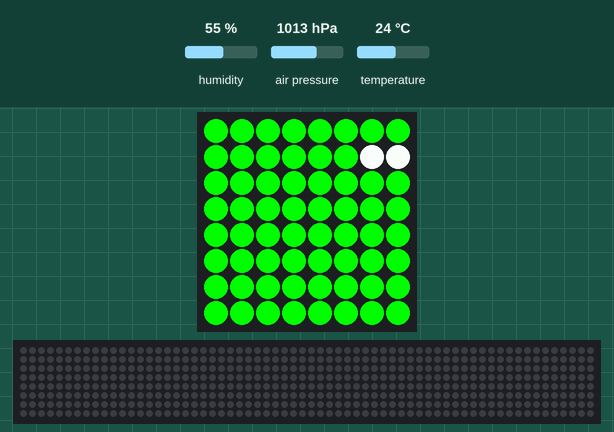
This program was run on a simulated Raspberry Pi (BCM pin numbers) with a Sense HAT. Shown: the Sense HAT's 8×8 RGB LED matrix, a strip that is not on the board, showing the scrolling text unrolled. The inputs (shaded band) are chosen by the test bench; at power-on: humidity 55 %, air pressure 1013 hPa, temperature 24 °C. The 64×8 strip is a reading aid, not a part: it shows the text the matrix is scrolling, unrolled, one strip-width of it at a time. At 13.0 s the program stops and its outputs stay as they are.

Above: at 0.13 s.
At 1.75 s:
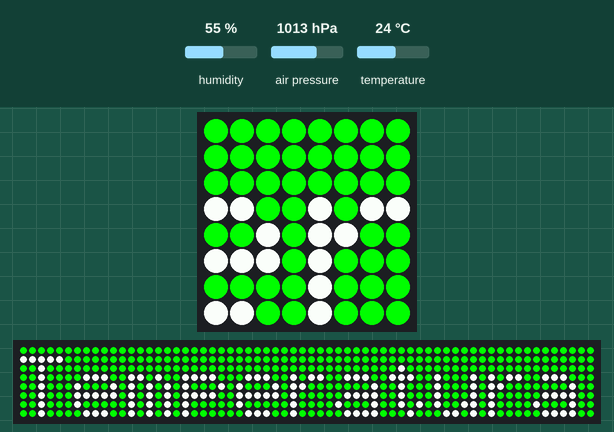
At 3.38 s:
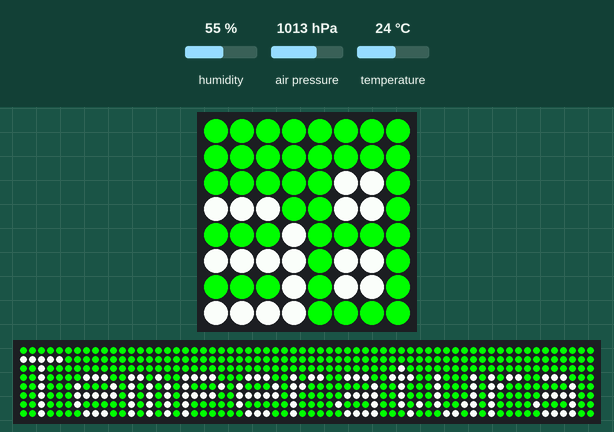
At 6.62 s:
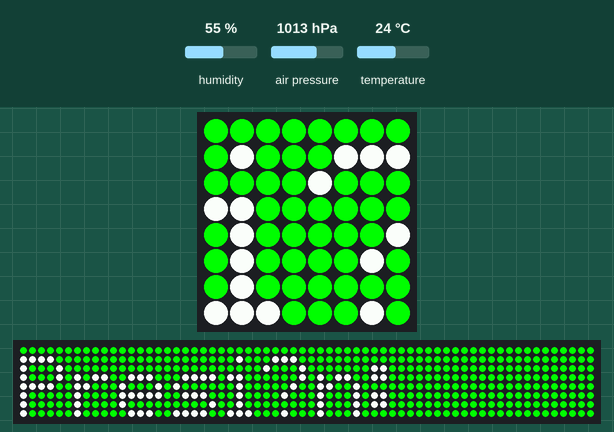
At 9.87 s:
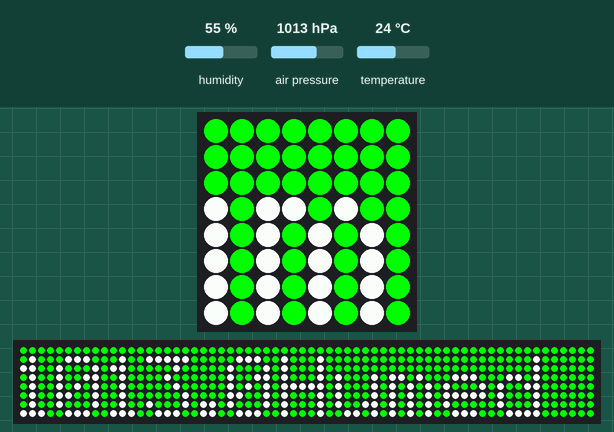
At 13.1 s:
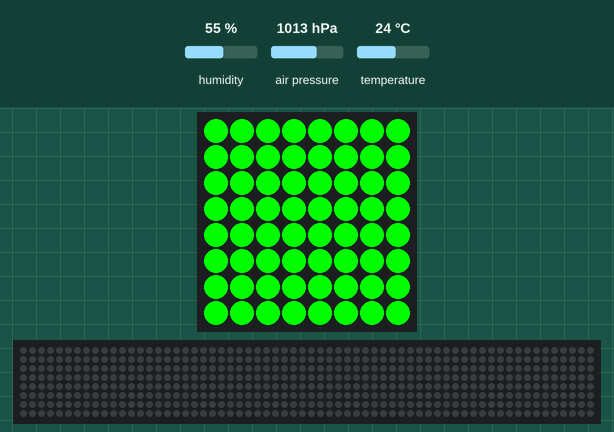

The program:

Sensores.py
```python
#Instituto Tecnologico de Tijuana
#Depto de Sistemas y Computación
#Ing. En Sistemas Computacionales
#Autor :Martinez Estrada Ana Karen @nickname karen25-2
#Repositorio:https:https://github.com/Karen25-2/Sense-Hat-Pi4


from sense_hat import SenseHat
sense = SenseHat()
# Define los colores rojo y verde

rojo = (255, 0, 0)
verde = (0, 255, 0)

# Toma lecturas de los tres sensores

t = sense.get_temperature() # temperatura
p = sense.get_pressure() # presión
h = sense.get_humidity() # humedad

# Redondea los valores a un lugar decimal
t = round(t, 1)
p = round(p, 1)
h = round(h, 1)

# str() convierte el valor en una cadena de caracteres, para que pueda ser concatenado

message = "Temperatura: " + str(t) + " Presión: " + str(p) + "Humedad: " + str(h)
if t > 18.3 and h > 50 and p> 800:
   bg = verde
else:
 bg = rojo

# Muestra el mensaje
sense.show_message(message, scroll_speed=0.05, back_colour=bg)
```
